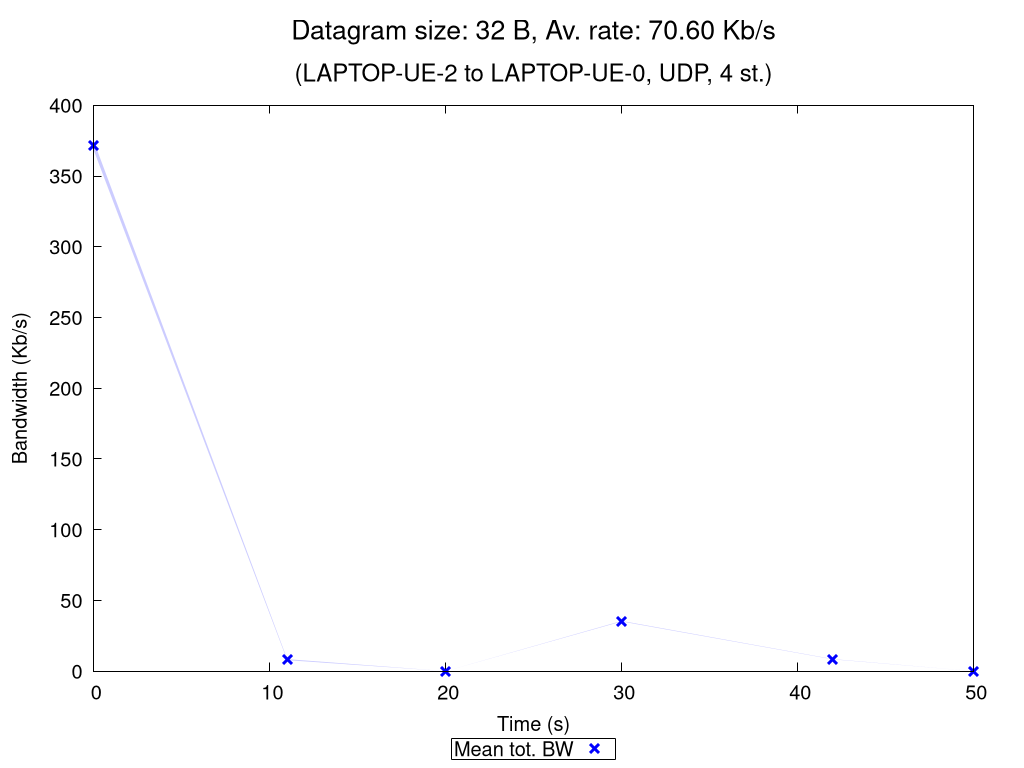

gnuplot code for this plot:
set terminal pngcairo nocrop enhanced size 1024,768 font "Verdana,15"
set output "UDP_4_st_2020_10_18_08-18-25_two2one_00032B.png"

set title "{/=20 Datagram size: 32 B, Av. rate: 70.60 Kb/s}\n\n{/=18 (LAPTOP-UE-2 to LAPTOP-UE-0, UDP, 4 st.)}"

set xlabel "Time (s)"
set ylabel "Bandwidth (Kb/s)"
set ytics nomirror
set key bmargin center horizontal box samplen 1 width -1
set bmargin 4.6
set rmargin 4.5

rf = 1000.0  # rate factor
set style fill transparent solid 0.2 noborder
set autoscale xfix
plot "UDP_4_st_2020_10_18_08-18-25_two2one_00032B_iperf_processed.dat" using 1:($2/rf-$3/rf):($2/rf+$3/rf) with filledcurves lc rgb "blue" notitle, \
     "" using 1:($2/rf) with points pt 2 ps 1.5 lw 3 lc rgb "blue" title "Mean tot. BW", \
